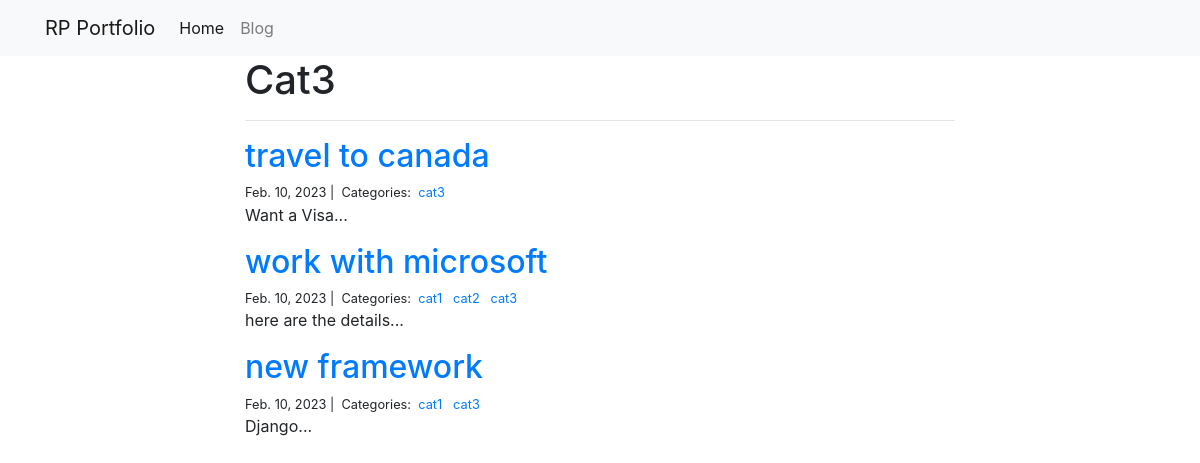
/blog/cat3/, run on the app's committed database.
### blog/models.py (models this page shows, shortened)
class Category(models.Model):
    name = models.CharField(max_length=20)

class Post(models.Model):
    title = models.CharField(max_length=255)
    body = models.TextField()
    created_on = models.DateTimeField(auto_now_add=True)
    last_modified = models.DateTimeField(auto_now=True)
    categories = models.ManyToManyField('Category', related_name='posts')

### blog/views.py (the view)
# urls.py: path("<category>/", views.blog_category, name="blog_category"),
def blog_category(request, category):
    posts = Post.objects.filter(
    categories__name__contains=category
    ).order_by(
    '-created_on'
    )
    context = {
    "category": category,
    "posts": posts
    }
    return render(request, "blog_category.html", context)

### blog/templates/blog_category.html
{% extends "base.html" %} {% block page_content %}
<div class="col-md-8 offset-md-2">
    <h1>{{ category | title }}</h1>
    <hr> {% for post in posts %}
    <h2><a href="{% url 'blog_detail' post.pk%}">{{ post.title }}</a></h2>
    <small>
{{ post.created_on.date }} |&nbsp;
Categories:&nbsp;
{% for category in post.categories.all %}
<a href="{% url 'blog_category' category.name %}">
{{ category.name }}
</a>&nbsp;
{% endfor %}
</small>
    <p>{{ post.body | slice:":400" }}...</p>
    {% endfor %}
</div>
{% endblock %}

### data on the page
Category: name "Cat3", name "cat3"
Post: title "travel to canada", created_on "Feb. 10, 2023", body "Want a Visa"
Post: title "work with microsoft", created_on "Feb. 10, 2023", body "here are the details"
Category: name "cat1"
Category: name "cat2"
Post: title "new framework", created_on "Feb. 10, 2023", body "Django"
